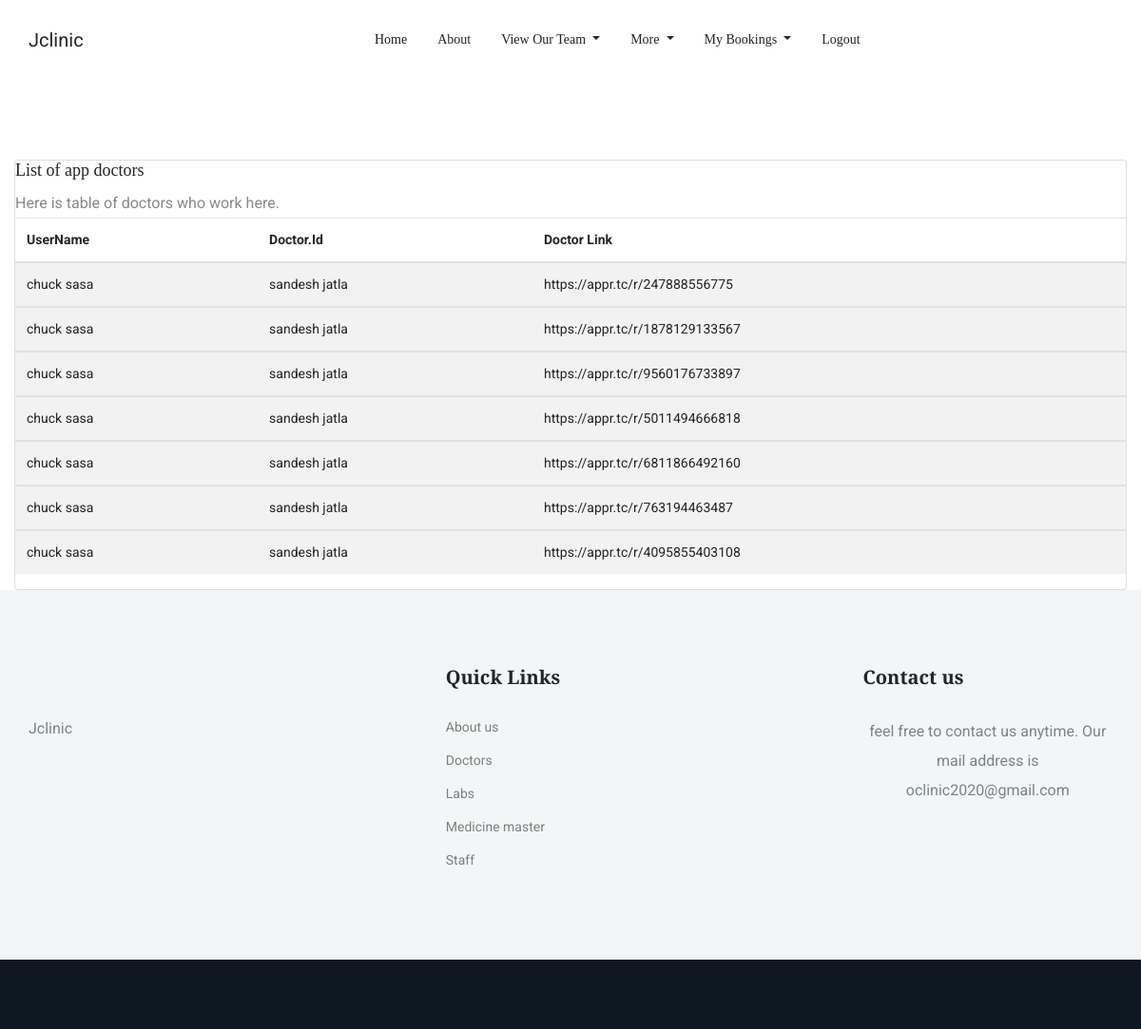
/home/ap (signed in), run on the app's committed database.
### homepage/models.py (models this page shows)
class Appointment(models.Model):
    aid = models.CharField(max_length=100,primary_key=True,unique=True, default=uuid.uuid4)
    user_name = models.ForeignKey(Patient,on_delete=models.PROTECT, null=True)
    doctor_id = models.ForeignKey(Doctor, on_delete=models.PROTECT, null=True)
    link=models.CharField(max_length=150,blank=True, null=True)
    date = models.CharField(max_length=15,blank=True, null=True)
    time = models.TimeField(blank=True, null=True)
    atype = models.IntegerField(blank=True,null=True)
    symptoms=models.CharField(max_length=150)
    reports=models.FileField(upload_to='media',null=True, blank=True)
    status = models.BooleanField(default=False)
    prescription = models.FileField(upload_to='media',null=True, blank=True)

class Patient(models.Model):
    pid = models.CharField(max_length=100,primary_key=True,unique=True, default=uuid.uuid4)
    user = models.OneToOneField(User, on_delete=models.CASCADE, null=True)
    firstname = models.CharField(max_length=150)
    lastname = models.CharField(max_length=150)
    pat_photo = models.FileField(null=True)
    email_id = models.EmailField(max_length=150,null=True,blank=True)
    phone_num = models.BigIntegerField(null=True,blank=True)
    address = models.CharField(null=True,blank=True,max_length=50)
    age = models.IntegerField(null=True,blank=True)
    def __str__(self):
        return self.firstname+' '+self.lastname

### doctor/models.py (models this page shows)
class Doctor(models.Model):
    did = models.CharField(max_length=100,primary_key=True,unique=True, default=uuid.uuid4)
    user = models.OneToOneField(User, on_delete=models.CASCADE, null=True)
    firstname = models.CharField(max_length=150)
    lastname = models.CharField(max_length=150)
    doc_photo = models.FileField(null=True)
    email_id = models.CharField(max_length=150,null=True,blank=True)
    phone_num = models.BigIntegerField(null=True,blank=True)
    address = models.CharField(null=True,blank=True,max_length=50)
    age = models.IntegerField(null=True,blank=True)
    experience = models.IntegerField(null=True,blank=True)
    specialization = models.CharField(max_length=500,null=True,blank=True)
    fee = models.IntegerField(null=True,blank=True)
    def __str__(self):
        return self.firstname+' '+self.lastname

### homepage/views.py (the view)
# urls.py: path('ap', views.displayappointments, name='ap'),
def displayappointments(request):
    p=request.user
    P=Patient.objects.get(user=p)
    ap=Appointment.objects.filter(user_name=P)
    return render(request,'homepage/ap.html',{'ap':ap})

### homepage/templates/homepage/ap.html (shortened to what this page needs)
{% load static %}
<!doctype html>
<html lang="en">
<head>
    <link rel="stylesheet" href="{%static 'homepage/css/bootstrap.min.css' %}">
    <link rel="stylesheet" href="{%static 'homepage/css/style1.css' %}">
</head>
<body>
    <header class="main_menu home_menu">
        <div class="container">
            <div class="row align-items-center">
                <div class="col-lg-12">
                    <nav class="navbar navbar-expand-lg navbar-light">
                        <a class="navbar-brand">Jclinic </a>
                        <div class="collapse navbar-collapse main-menu-item justify-content-center"
                            id="navbarSupportedContent">
                            <ul class="navbar-nav align-items-center">
                                <li class="nav-item active">
                                    <a class="nav-link" href="{% url 'home2' %}">Home</a>
                                </li>
                                <li class="nav-item">
                                    <a class="nav-link" href="#about">about</a>
                                </li>
                                <li class="nav-item dropdown">
                                    <a class="nav-link dropdown-toggle" href="" id="navbarDropdown"
                                        role="button" data-toggle="dropdown" aria-haspopup="true" aria-expanded="false">
                                        view our team
                                    </a>
                                </li>
                                <li class="nav-item dropdown">
                                    <a class="nav-link dropdown-toggle" href="" id="navbarDropdown_1"
                                        role="button" data-toggle="dropdown" aria-haspopup="true" aria-expanded="false">
                                        more
                                    </a>
                                </li>
                                <li class="nav-item dropdown">
                                    <a class="nav-link dropdown-toggle" href="" id="navbarDropdown_1"
                                        role="button" data-toggle="dropdown" aria-haspopup="true" aria-expanded="false">
                                        My bookings
                                    </a>
                                </li>
                                <li class="nav-item">
                                    <a class="nav-link" href="{% url 'logout' %}">Logout</a>
                                </li>
                            </ul>
                        </div>
                    </nav>
                </div>
            </div>
        </div>
    </header>
   <br><br><br><br><br><br><br><br>
    <div class="content">
          <div class="container-fluid">
              <div class="row">
                  <div class="col-md-12">
                      <div class="card">
                          <div class="header">
                              <h4 class="title">List of app doctors</h4>
                              <p class="category">Here is table of doctors who work here.</p>
                          </div>
                          <div class="content table-responsive table-full-width">
                              <table class="table table-hover table-striped">
                                  <thead>
                                      <th>UserName</th>
                                    <th>Doctor.Id</th>
                                    <th>Doctor Link</th>
                                  </thead>
                                  {% for d in ap %}
                                  <tbody>
                                      <tr>
                                        <td>{{d.user_name}}</td>
                                        <td>{{d.doctor_id}}</td>
                                        <td>{{d.link}}</td>
                                      </tr>
                                      {% endfor %}
                                  </tbody>
                              </table>
                          </div>
                      </div>
                  </div>
            </div>
        </div>
    </div>
    <footer class="footer-area">
        <div class="footer section_padding">
            <div class="container">
                <div class="row justify-content-between">
                    <div class="col-xl-2 col-md-4 col-sm-6 single-footer-widget">
                        <p>Jclinic</p>
                        <div class="social_logo">
                        </div>
                    </div>
                    <div class="col-xl-2 col-sm-6 col-md-4 single-footer-widget">
                        <h4>Quick Links</h4>
                        <ul>
                            <li><a href="#">About us</a></li>
                            <li><a href="#">Doctors</a></li>
                            <li><a href="#">Labs</a></li>
                            <li><a href="#">Medicine master</a></li>
                            <li><a href="#">Staff</a></li>
                        </ul>
                    </div>
                    <div class="col-xl-3 col-sm-6 col-md-6 single-footer-widget">
                        <h4>Contact us</h4>
                        <center><p>feel free to contact us anytime. Our mail address is oclinic2020@gmail.com</p></center>
                    </div>
                </div>
            </div>
        </div>
        <div class="copyright_part">
            <div class="container">
                <div class="row align-items-center">
           <div class="col-lg-4 col-md-12 text-center text-lg-right footer-social">
                    </div>
                </div>
            </div>
        </div>
    </footer>
</body>
</html>

### data on the page
Appointment: user_name "chuck sasa", doctor_id "sandesh jatla", link "https://appr.tc/r/247888556775"
Appointment: user_name "chuck sasa", doctor_id "sandesh jatla", link "https://appr.tc/r/1878129133567"
Appointment: user_name "chuck sasa", doctor_id "sandesh jatla", link "https://appr.tc/r/9560176733897"
Appointment: user_name "chuck sasa", doctor_id "sandesh jatla", link "https://appr.tc/r/5011494666818"
Appointment: user_name "chuck sasa", doctor_id "sandesh jatla", link "https://appr.tc/r/6811866492160"
Appointment: user_name "chuck sasa", doctor_id "sandesh jatla", link "https://appr.tc/r/763194463487"
Appointment: user_name "chuck sasa", doctor_id "sandesh jatla", link "https://appr.tc/r/4095855403108"
